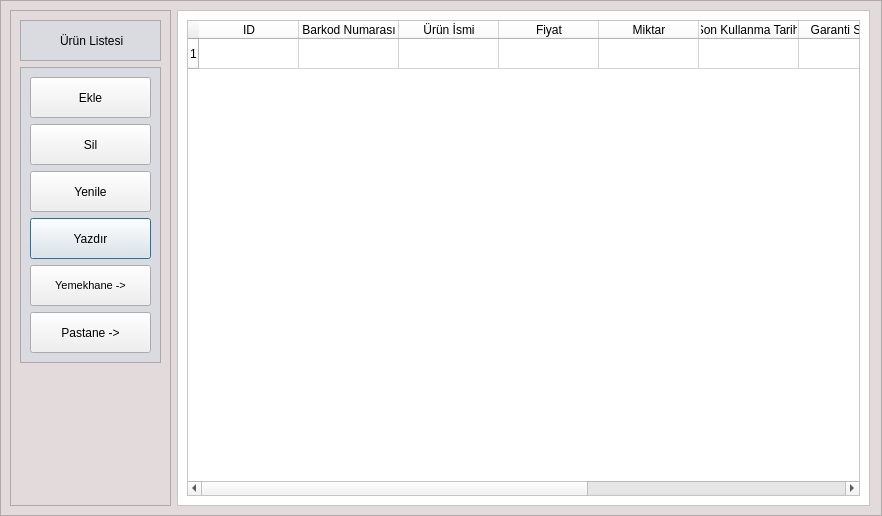
<?xml version="1.0" encoding="UTF-8"?>
<ui version="4.0">
 <class>depourunkayit</class>
 <widget class="QDialog" name="depourunkayit">
  <property name="geometry">
   <rect>
    <x>0</x>
    <y>0</y>
    <width>882</width>
    <height>516</height>
   </rect>
  </property>
  <property name="windowTitle">
   <string>Depo Ürün Kayıt İşlemleri</string>
  </property>
  <widget class="QFrame" name="mainFrame">
   <property name="geometry">
    <rect>
     <x>0</x>
     <y>0</y>
     <width>882</width>
     <height>516</height>
    </rect>
   </property>
   <property name="sizePolicy">
    <sizepolicy hsizetype="Minimum" vsizetype="Minimum">
     <horstretch>0</horstretch>
     <verstretch>0</verstretch>
    </sizepolicy>
   </property>
   <property name="minimumSize">
    <size>
     <width>882</width>
     <height>303</height>
    </size>
   </property>
   <property name="maximumSize">
    <size>
     <width>882</width>
     <height>16777215</height>
    </size>
   </property>
   <property name="styleSheet">
    <string notr="true">QFrame {
	background-color: rgb(227, 219, 219);
}</string>
   </property>
   <property name="frameShape">
    <enum>QFrame::StyledPanel</enum>
   </property>
   <property name="frameShadow">
    <enum>QFrame::Raised</enum>
   </property>
   <layout class="QHBoxLayout" name="horizontalLayout_2">
    <item>
     <widget class="QFrame" name="frame_4">
      <property name="sizePolicy">
       <sizepolicy hsizetype="Fixed" vsizetype="Preferred">
        <horstretch>0</horstretch>
        <verstretch>0</verstretch>
       </sizepolicy>
      </property>
      <property name="minimumSize">
       <size>
        <width>161</width>
        <height>281</height>
       </size>
      </property>
      <property name="frameShape">
       <enum>QFrame::StyledPanel</enum>
      </property>
      <property name="frameShadow">
       <enum>QFrame::Raised</enum>
      </property>
      <layout class="QVBoxLayout" name="verticalLayout_3">
       <item>
        <widget class="QFrame" name="frame_5">
         <property name="sizePolicy">
          <sizepolicy hsizetype="Fixed" vsizetype="Fixed">
           <horstretch>0</horstretch>
           <verstretch>0</verstretch>
          </sizepolicy>
         </property>
         <property name="minimumSize">
          <size>
           <width>141</width>
           <height>41</height>
          </size>
         </property>
         <property name="styleSheet">
          <string notr="true">QFrame {
	background-color: rgb(217, 219, 224);
}</string>
         </property>
         <property name="frameShape">
          <enum>QFrame::StyledPanel</enum>
         </property>
         <property name="frameShadow">
          <enum>QFrame::Raised</enum>
         </property>
         <widget class="QLabel" name="label_2">
          <property name="geometry">
           <rect>
            <x>40</x>
            <y>10</y>
            <width>81</width>
            <height>21</height>
           </rect>
          </property>
          <property name="sizePolicy">
           <sizepolicy hsizetype="Fixed" vsizetype="Fixed">
            <horstretch>0</horstretch>
            <verstretch>0</verstretch>
           </sizepolicy>
          </property>
          <property name="minimumSize">
           <size>
            <width>81</width>
            <height>21</height>
           </size>
          </property>
          <property name="styleSheet">
           <string notr="true"/>
          </property>
          <property name="text">
           <string>Ürün Listesi</string>
          </property>
         </widget>
        </widget>
       </item>
       <item>
        <widget class="QFrame" name="frame_6">
         <property name="sizePolicy">
          <sizepolicy hsizetype="Fixed" vsizetype="Fixed">
           <horstretch>0</horstretch>
           <verstretch>0</verstretch>
          </sizepolicy>
         </property>
         <property name="minimumSize">
          <size>
           <width>141</width>
           <height>211</height>
          </size>
         </property>
         <property name="styleSheet">
          <string notr="true">QFrame {
	background-color: rgb(217, 219, 224);
}</string>
         </property>
         <property name="frameShape">
          <enum>QFrame::StyledPanel</enum>
         </property>
         <property name="frameShadow">
          <enum>QFrame::Raised</enum>
         </property>
         <layout class="QGridLayout" name="gridLayout_2">
          <item row="3" column="0">
           <widget class="QPushButton" name="pushButton_5">
            <property name="sizePolicy">
             <sizepolicy hsizetype="Fixed" vsizetype="Fixed">
              <horstretch>0</horstretch>
              <verstretch>0</verstretch>
             </sizepolicy>
            </property>
            <property name="minimumSize">
             <size>
              <width>121</width>
              <height>41</height>
             </size>
            </property>
            <property name="text">
             <string>Yazdır</string>
            </property>
           </widget>
          </item>
          <item row="2" column="0">
           <widget class="QPushButton" name="pushButton_7">
            <property name="sizePolicy">
             <sizepolicy hsizetype="Fixed" vsizetype="Fixed">
              <horstretch>0</horstretch>
              <verstretch>0</verstretch>
             </sizepolicy>
            </property>
            <property name="minimumSize">
             <size>
              <width>121</width>
              <height>41</height>
             </size>
            </property>
            <property name="text">
             <string>Yenile</string>
            </property>
           </widget>
          </item>
          <item row="4" column="0">
           <widget class="QPushButton" name="pushButton_9">
            <property name="sizePolicy">
             <sizepolicy hsizetype="Fixed" vsizetype="Fixed">
              <horstretch>0</horstretch>
              <verstretch>0</verstretch>
             </sizepolicy>
            </property>
            <property name="minimumSize">
             <size>
              <width>121</width>
              <height>41</height>
             </size>
            </property>
            <property name="font">
             <font>
              <pointsize>8</pointsize>
             </font>
            </property>
            <property name="text">
             <string>Yemekhane -&gt;</string>
            </property>
           </widget>
          </item>
          <item row="1" column="0">
           <widget class="QPushButton" name="pushButton_6">
            <property name="sizePolicy">
             <sizepolicy hsizetype="Fixed" vsizetype="Fixed">
              <horstretch>0</horstretch>
              <verstretch>0</verstretch>
             </sizepolicy>
            </property>
            <property name="minimumSize">
             <size>
              <width>121</width>
              <height>41</height>
             </size>
            </property>
            <property name="text">
             <string>Sil</string>
            </property>
           </widget>
          </item>
          <item row="0" column="0">
           <widget class="QPushButton" name="pushButton_8">
            <property name="sizePolicy">
             <sizepolicy hsizetype="Fixed" vsizetype="Fixed">
              <horstretch>0</horstretch>
              <verstretch>0</verstretch>
             </sizepolicy>
            </property>
            <property name="minimumSize">
             <size>
              <width>121</width>
              <height>41</height>
             </size>
            </property>
            <property name="text">
             <string>Ekle</string>
            </property>
           </widget>
          </item>
          <item row="5" column="0">
           <widget class="QPushButton" name="pushButton_10">
            <property name="sizePolicy">
             <sizepolicy hsizetype="Fixed" vsizetype="Fixed">
              <horstretch>0</horstretch>
              <verstretch>0</verstretch>
             </sizepolicy>
            </property>
            <property name="minimumSize">
             <size>
              <width>121</width>
              <height>41</height>
             </size>
            </property>
            <property name="text">
             <string>Pastane -&gt;</string>
            </property>
           </widget>
          </item>
         </layout>
        </widget>
       </item>
       <item>
        <spacer name="verticalSpacer_2">
         <property name="orientation">
          <enum>Qt::Vertical</enum>
         </property>
         <property name="sizeHint" stdset="0">
          <size>
           <width>20</width>
           <height>40</height>
          </size>
         </property>
        </spacer>
       </item>
      </layout>
     </widget>
    </item>
    <item>
     <layout class="QVBoxLayout" name="verticalLayout_4">
      <property name="sizeConstraint">
       <enum>QLayout::SetFixedSize</enum>
      </property>
      <item>
       <widget class="QFrame" name="frame_7">
        <property name="sizePolicy">
         <sizepolicy hsizetype="Preferred" vsizetype="Preferred">
          <horstretch>0</horstretch>
          <verstretch>0</verstretch>
         </sizepolicy>
        </property>
        <property name="minimumSize">
         <size>
          <width>693</width>
          <height>251</height>
         </size>
        </property>
        <property name="maximumSize">
         <size>
          <width>693</width>
          <height>16777215</height>
         </size>
        </property>
        <property name="styleSheet">
         <string notr="true">QFrame {
	background-color: rgb(255, 255, 255);
}</string>
        </property>
        <property name="frameShape">
         <enum>QFrame::StyledPanel</enum>
        </property>
        <property name="frameShadow">
         <enum>QFrame::Raised</enum>
        </property>
        <layout class="QGridLayout" name="gridLayout_4">
         <item row="0" column="0">
          <widget class="QTableWidget" name="table">
           <property name="sizePolicy">
            <sizepolicy hsizetype="Preferred" vsizetype="Preferred">
             <horstretch>0</horstretch>
             <verstretch>0</verstretch>
            </sizepolicy>
           </property>
           <property name="minimumSize">
            <size>
             <width>673</width>
             <height>231</height>
            </size>
           </property>
           <property name="maximumSize">
            <size>
             <width>673</width>
             <height>16777215</height>
            </size>
           </property>
           <property name="dragDropMode">
            <enum>QAbstractItemView::NoDragDrop</enum>
           </property>
           <property name="defaultDropAction">
            <enum>Qt::IgnoreAction</enum>
           </property>
           <property name="alternatingRowColors">
            <bool>true</bool>
           </property>
           <property name="selectionMode">
            <enum>QAbstractItemView::SingleSelection</enum>
           </property>
           <property name="selectionBehavior">
            <enum>QAbstractItemView::SelectItems</enum>
           </property>
           <property name="columnCount">
            <number>10</number>
           </property>
           <row>
            <property name="text">
             <string>1</string>
            </property>
           </row>
           <column>
            <property name="text">
             <string>ID</string>
            </property>
           </column>
           <column>
            <property name="text">
             <string>Barkod Numarası</string>
            </property>
           </column>
           <column>
            <property name="text">
             <string>Ürün İsmi</string>
            </property>
           </column>
           <column>
            <property name="text">
             <string>Fiyat</string>
            </property>
           </column>
           <column>
            <property name="text">
             <string>Miktar</string>
            </property>
           </column>
           <column>
            <property name="text">
             <string>Son Kullanma Tarihi</string>
            </property>
           </column>
           <column>
            <property name="text">
             <string>Garanti Süresi</string>
            </property>
           </column>
           <column>
            <property name="text">
             <string>İşlem Tarihi</string>
            </property>
           </column>
           <column>
            <property name="text">
             <string>İşlem Saati</string>
            </property>
           </column>
           <column>
            <property name="text">
             <string/>
            </property>
           </column>
          </widget>
         </item>
        </layout>
       </widget>
      </item>
     </layout>
    </item>
   </layout>
  </widget>
 </widget>
 <tabstops>
  <tabstop>pushButton_8</tabstop>
  <tabstop>pushButton_6</tabstop>
  <tabstop>pushButton_7</tabstop>
  <tabstop>pushButton_5</tabstop>
  <tabstop>table</tabstop>
 </tabstops>
 <resources/>
 <connections/>
</ui>
